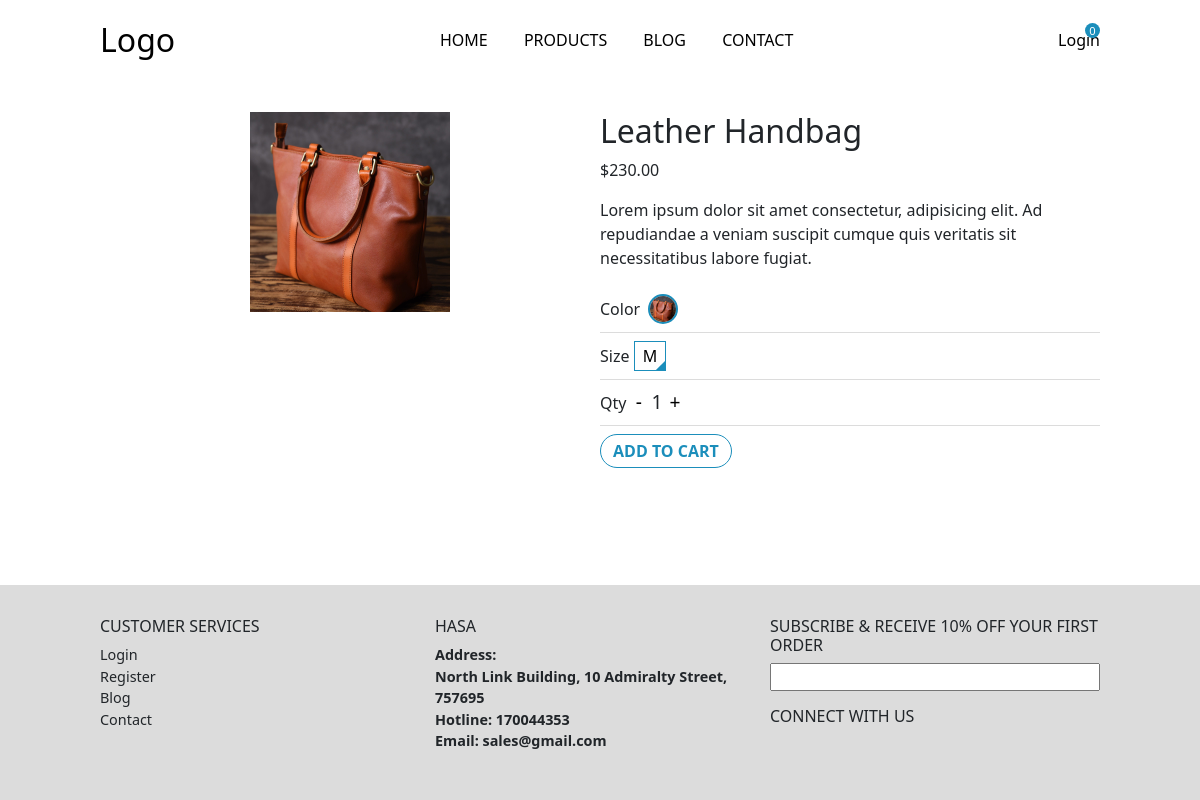
Page /product/1 on the committed database.
### base/models.py (models this page shows)
class Product(models.Model):
    name = models.CharField(max_length=50)
    price = models.DecimalField(default=0, decimal_places=2, max_digits=7)
    category = models.ForeignKey(Category, on_delete=models.CASCADE)
    color = models.CharField(max_length=20)
    size = models.CharField(max_length=3)
    image = models.ImageField(upload_to='upload/product/')
    is_sale = models.BooleanField(default=False)
    sale_price = models.DecimalField(default=0, decimal_places=2, max_digits=7)

### base/views.py (the view)
# urls.py: path("product/<str:pk>", views.Product, name="product"),
def Product(request, pk):
    product = models.Product.objects.get(id=pk)
    context = {'product': product}
    return render(request, "base/product.html", context)

### cart/cart.py (called while the page is built)
    def __len__(self):
        return len(self.cart)

### cart/context_processors.py (called while the page is built)
def cart(request):
    return {'cart': Cart(request)}

### base/templates/base/product.html (shortened to what this page needs)
{% extends 'main.html' %}
{% block content %}
<main class="responsive-container">
    <div class="product-page-grid">
        <div class="product-img-container">
            <img src="{{product.image.url}}" class="product-img">
        </div>
        <div>
            <h2>{{product.name}}</h2>
            {% if product.is_sale %}
                <p>${{product.sale_price}}  <span class="sale">${{product.price}}</span></p>
            {% else %}
                <p>${{product.price}}</p>
            {% endif %}
            <p>Lorem ipsum dolor sit amet consectetur, adipisicing elit. Ad repudiandae a veniam suscipit cumque quis veritatis sit necessitatibus labore fugiat.</p>
            <div class="color-option-container">
                <div>Color</div>
                <img src="{{product.image.url}}" class="active">
            </div>
            <div class="size-container">
                Size <button class="size-selected">{{product.size}}</button>
            </div>
            <div class="qty-container">
                <div>Qty</div>
                <div class="btn-increase">
                    <button id="product-dec">-</button>
                    <div id="product-qty">1</div>
                    <button id="product-inc">+</button>
                </div>
            </div>
            <button class="add-to-cart" type="button" id="add-cart" value="{{product.id}}">ADD TO CART</button>
        </div>
    </div>
</main>
{% endblock %}

### static/styles/style.css (style rules this page uses)
* { margin: 0; padding: 0; box-sizing: border-box; }
body { display: flex; flex-direction: column; min-height: 100vh; gap: 1rem; }
main.responsive-container { max-width: 1000px; width: 90%; margin: 1rem auto; flex: 1; justify-self: flex-start; }
div.btn-increase { display: grid; grid-template-columns: max-content max-content max-content; font-size: 1.2rem; align-items: center; }
div.btn-increase button { display: flex; align-items: center; justify-content: center; height: 25px; width: 25px; margin: 0; background-color: unset; border: unset; }
div.btn-increase button:first-child { margin-left: unset; }
.product-page-grid { display: grid; grid-template-columns: 1fr 1fr; }
.product-img { max-width: 400px; height: 200px; }
.color-option-container { display: flex; align-items: center; gap: .5rem; border-bottom: 1px solid gainsboro; }
.color-option-container img { max-width: 30px; border-radius: 50%; }
.color-option-container img.active { border: 2px solid rgb(27, 142, 187); margin: .5rem 0; }
.size-container { border-bottom: 1px solid gainsboro; padding: .5rem 0 }
.size-container button { border: 1px solid gainsboro; padding: 2px 8px; background-color: unset; }
.size-container button.size-selected { border-color: rgb(27, 142, 187); position: relative; overflow: hidden; }
.size-container button.size-selected::after { content: ""; width: 10px; height: 20px; background-color: rgb(27, 142, 187); position: absolute; bottom: -8px; right: -5px; transform: rotate(45deg); }
.qty-container { display: flex; align-items: center; border-bottom: 1px solid gainsboro; padding: .5rem 0; }
.product-img-container { text-align: center; }
button.add-to-cart { background-color: unset; color: rgb(27, 142, 187); border: 1px solid rgb(27, 142, 187); padding: 4px 12px; border-radius: 20px; font-weight: 600; margin-top: .5rem; }

### rows in the picture
Product: image (picture), name "Leather Handbag", price "230.00", size "M"

### other values in the picture
{{ cart|length }} "0"
